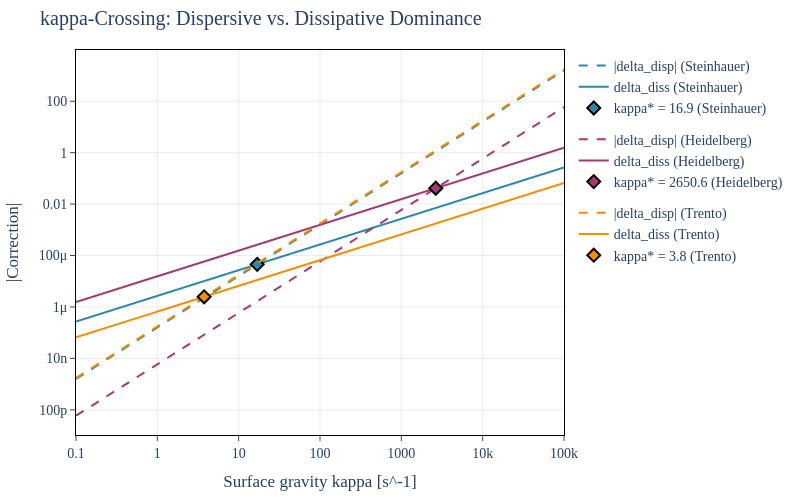

The notebook cell saved with this chart:
### Markdown cell above
## Section 6: Kappa-Crossing Analysis

The dispersive and dissipative corrections scale differently with $\kappa$:
- $|\delta_{\text{disp}}| = (\pi/6)(\kappa \xi / c_s)^2 \propto \kappa^2$
- $\delta_{\text{diss}} = A \cdot \kappa \propto \kappa^1$

There exists a unique crossing point $\kappa^* = 6A c_s^2 / (\pi \xi^2)$ where $|\delta_{\text{disp}}| = \delta_{\text{diss}}$.

Lean: `kappaCrossing_pos`, `kappa_crossing_is_crossing` (HawkingUniversality.lean)

### Code cell
# viz-ref: fig_kappa_crossing_phase3
# Plot |delta_disp| and delta_diss vs kappa, show crossing point

fig = go.Figure()

for name, p in experiments.items():
    kappa_range = np.logspace(-1, 5, 500)  # s^-1

    # Dispersive correction: |delta_disp| = (pi/6) * (kappa * xi / c_s)^2
    D_arr = kappa_range * p["xi"] / p["c_s"]
    abs_delta_disp = (np.pi / 6) * D_arr**2

    # Dissipative correction: delta_diss = A * kappa
    # where A = Gamma_Bel / kappa^2 * kappa / kappa = Gamma_Bel / kappa
    # More precisely: delta_diss = Gamma(k_H)/kappa, where Gamma scales as kappa^2
    # So A = Gamma_Bel / (p["kappa"]^2) * kappa (since Gamma ~ kappa^2 from k_H^2)
    # Simplification: delta_diss(kappa) = (gamma_1 + gamma_2) * kappa / c_s^2
    A_coeff = (p["gamma_1"] + p["gamma_2"]) / p["c_s"] ** 2
    delta_diss_arr = A_coeff * kappa_range

    # Crossing point
    kappa_star = 6 * A_coeff * p["c_s"] ** 2 / (np.pi * p["xi"] ** 2)

    fig.add_trace(
        go.Scatter(
            x=kappa_range,
            y=abs_delta_disp,
            mode="lines",
            line=dict(color=p["color"], width=2, dash="dash"),
            name=f"|delta_disp| ({name})",
            legendgroup=name,
        )
    )

    fig.add_trace(
        go.Scatter(
            x=kappa_range,
            y=delta_diss_arr,
            mode="lines",
            line=dict(color=p["color"], width=2),
            name=f"delta_diss ({name})",
            legendgroup=name,
        )
    )

    # Mark crossing point
    delta_star = A_coeff * kappa_star
    fig.add_trace(
        go.Scatter(
            x=[kappa_star],
            y=[delta_star],
            mode="markers",
            marker=dict(
                size=10,
                color=p["color"],
                symbol="diamond",
                line=dict(width=2, color="black"),
            ),
            name=f"kappa* = {kappa_star:.1f} ({name})",
            legendgroup=name,
        )
    )

apply_layout(
    fig,
    title="kappa-Crossing: Dispersive vs. Dissipative Dominance",
    xaxis_title="Surface gravity kappa [s^-1]",
    yaxis_title="|Correction|",
    xaxis_type="log",
    yaxis_type="log",
    height=500,
    width=800,
)

fig.show()

print("\nkappa-crossing values:")
for name, p in experiments.items():
    A_coeff = (p["gamma_1"] + p["gamma_2"]) / p["c_s"] ** 2
    kappa_star = 6 * A_coeff * p["c_s"] ** 2 / (np.pi * p["xi"] ** 2)
    print(f"  {name}: kappa* = {kappa_star:.2e} s^-1")
    print(f"    Below kappa*: dissipative dominates; above: dispersive dominates")
print("\nLean: kappa_crossing_is_crossing -- proved crossing equality")

### Figure 1 — Plotly figure (JSON) as saved in the notebook; plotly's stock layout.template omitted (floating-point values rounded to 4 significant figures; data arrays with more than 128 entries replaced by an {"elided": "..."} marker saying what was removed)
{"data": [{"legendgroup": "Steinhauer", "line": {"color": "#2E86AB", "dash": "dash", "width": 2}, "mode": "lines", "name": "|delta_disp| (Steinhauer)", "type": "scatter", "x": {"elided": "500 float values"}, "y": {"elided": "500 float values"}}, {"legendgroup": "Steinhauer", "line": {"color": "#2E86AB", "width": 2}, "mode": "lines", "name": "delta_diss (Steinhauer)", "type": "scatter", "x": {"elided": "500 float values"}, "y": {"elided": "500 float values"}}, {"legendgroup": "Steinhauer", "marker": {"color": "#2E86AB", "line": {"color": "black", "width": 2}, "size": 10, "symbol": "diamond"}, "mode": "markers", "name": "kappa* = 16.9 (Steinhauer)", "type": "scatter", "x": [16.9], "y": [4.551e-05]}, {"legendgroup": "Heidelberg", "line": {"color": "#A23B72", "dash": "dash", "width": 2}, "mode": "lines", "name": "|delta_disp| (Heidelberg)", "type": "scatter", "x": {"elided": "500 float values"}, "y": {"elided": "500 float values"}}, {"legendgroup": "Heidelberg", "line": {"color": "#A23B72", "width": 2}, "mode": "lines", "name": "delta_diss (Heidelberg)", "type": "scatter", "x": {"elided": "500 float values"}, "y": {"elided": "500 float values"}}, {"legendgroup": "Heidelberg", "marker": {"color": "#A23B72", "line": {"color": "black", "width": 2}, "size": 10, "symbol": "diamond"}, "mode": "markers", "name": "kappa* = 2650.6 (Heidelberg)", "type": "scatter", "x": [2651.0], "y": [0.04141]}, {"legendgroup": "Trento", "line": {"color": "#F18F01", "dash": "dash", "width": 2}, "mode": "lines", "name": "|delta_disp| (Trento)", "type": "scatter", "x": {"elided": "500 float values"}, "y": {"elided": "500 float values"}}, {"legendgroup": "Trento", "line": {"color": "#F18F01", "width": 2}, "mode": "lines", "name": "delta_diss (Trento)", "type": "scatter", "x": {"elided": "500 float values"}, "y": {"elided": "500 float values"}}, {"legendgroup": "Trento", "marker": {"color": "#F18F01", "line": {"color": "black", "width": 2}, "size": 10, "symbol": "diamond"}, "mode": "markers", "name": "kappa* = 3.8 (Trento)", "type": "scatter", "x": [3.764], "y": [2.484e-06]}], "layout": {"font": {"family": "CMU Serif, Computer Modern, Times New Roman, serif", "size": 14}, "height": 500, "margin": {"b": 60, "l": 70, "r": 30, "t": 50}, "paper_bgcolor": "white", "plot_bgcolor": "white", "title": {"text": "kappa-Crossing: Dispersive vs. Dissipative Dominance"}, "width": 800, "xaxis": {"gridcolor": "rgba(0,0,0,0.08)", "linecolor": "black", "linewidth": 1, "mirror": true, "showgrid": true, "showline": true, "ticks": "outside", "title": {"text": "Surface gravity kappa [s^-1]"}, "type": "log", "zeroline": true, "zerolinecolor": "rgba(0,0,0,0.2)"}, "yaxis": {"gridcolor": "rgba(0,0,0,0.08)", "linecolor": "black", "linewidth": 1, "mirror": true, "showgrid": true, "showline": true, "ticks": "outside", "title": {"text": "|Correction|"}, "type": "log", "zeroline": true, "zerolinecolor": "rgba(0,0,0,0.2)"}}}
